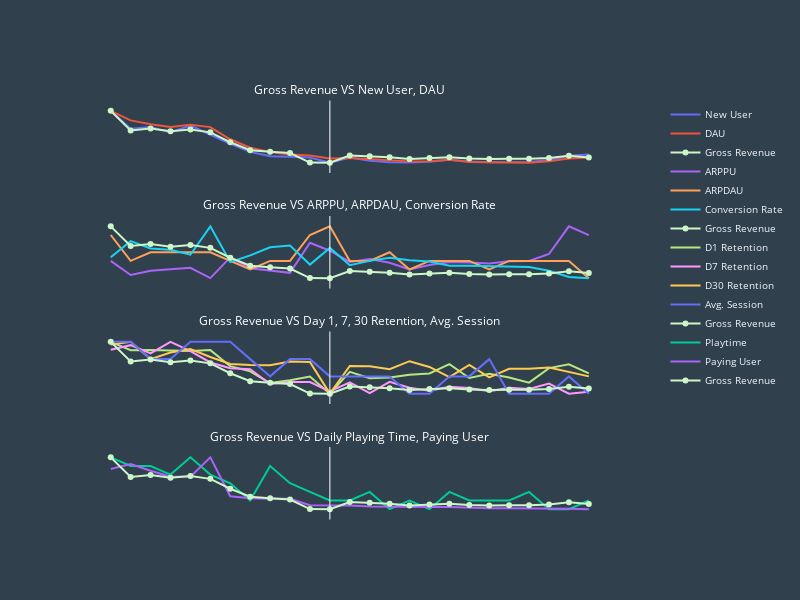

The cell this chart's notebook holds for it:
### Code cell
df = df_norm_.copy()

fig = make_subplots(specs=[[{"secondary_y": True}], 
                           [{"secondary_y": True}], 
                           [{"secondary_y": True}],
                           [{"secondary_y": True}]],
                    subplot_titles=("Gross Revenue VS New User, DAU", 
                                    "Gross Revenue VS ARPPU, ARPDAU, Conversion Rate", 
                                    "Gross Revenue VS Day 1, 7, 30 Retention, Avg. Session",
                                    "Gross Revenue VS Daily Playing Time, Paying User"),
                    rows=4,
                    cols=1,
                    shared_xaxes=True, 
                    vertical_spacing=0.1)

fig.append_trace(go.Scatter(y=df['New User'], x=df['index'], name='New User'),
              row=1,
              col=1)


fig.append_trace(go.Scatter(y=df['DAU'], x=df['index'], name='DAU'),
              row=1,
              col=1)



fig.append_trace(go.Scatter(y=df['Gross Revenue'],
                         x=df['index'],
                         name='Gross Revenue',
                         mode='lines+markers',
                         line=dict(color='#ccf6c8')),
              row=1,
              col=1)



fig.append_trace(go.Scatter(y=df['ARPPU'], x=df['index'], name='ARPPU'),
              row=2,
              col=1)

fig.append_trace(go.Scatter(y=df['ARPDAU'], x=df['index'], name='ARPDAU'),
              row=2,
              col=1)

fig.append_trace(go.Scatter(y=df['Conversion Rate'], x=df['index'], name='Conversion Rate'),
              row=2,
              col=1)



fig.append_trace(go.Scatter(y=df['Gross Revenue'],
                         x=df['index'],
                         name='Gross Revenue',
                         mode='lines+markers',
                         line=dict(color='#ccf6c8')),
              row=2,
              col=1)

fig.append_trace(go.Scatter(y=df['D1 Retention'], x=df['index'], name='D1 Retention'),
              row=3,
              col=1)

fig.append_trace(go.Scatter(y=df['D7 Retention'], x=df['index'], name='D7 Retention'),
              row=3,
              col=1)
                 
fig.append_trace(go.Scatter(y=df['D30 Retention'], x=df['index'], name='D30 Retention'),
              row=3,
              col=1)

fig.append_trace(go.Scatter(y=df['Avg. Session'], x=df['index'], name='Avg. Session'),
              row=3,
              col=1)

fig.append_trace(go.Scatter(y=df['Gross Revenue'],
                         x=df['index'],
                         name='Gross Revenue',
                         mode='lines+markers',
                         line=dict(color='#ccf6c8')),
              row=3,
              col=1)

fig.append_trace(go.Scatter(y=df['Playtime'], x=df['index'], name='Playtime'),
              row=4,
              col=1)

fig.append_trace(go.Scatter(y=df['Paying User'], x=df['index'], name='Paying User'),
              row=4,
              col=1)

fig.append_trace(go.Scatter(y=df['Gross Revenue'],
                         x=df['index'],
                         name='Gross Revenue',
                         mode='lines+markers',
                         line=dict(color='#ccf6c8')),
              row=4,
              col=1)

fig.add_shape(type="line",
    x0='Dec-17', y0=-0.2, x1='Dec-17', y1=1.2,
    line=dict(color="white",width=1), row=1, col=1
)

fig.add_shape(type="line",
    x0='Dec-17', y0=-0.2, x1='Dec-17', y1=1.2,
    line=dict(color="white",width=1), row=2, col=1
)

fig.add_shape(type="line",
    x0='Dec-17', y0=-0.2, x1='Dec-17', y1=1.2,
    line=dict(color="white",width=1), row=3, col=1
)

fig.add_shape(type="line",
    x0='Dec-17', y0=-0.2, x1='Dec-17', y1=1.2,
    line=dict(color="white",width=1), row=4, col=1
)

for i in fig['layout']['annotations']:
    i['font'] = dict(size=12,color='#ffffff')

fig.update_layout(template='custom_dark',
                  hovermode='x',
                  xaxis=dict(showgrid=False, visible=False),
                  xaxis2=dict(showgrid=False, visible=False),
                  xaxis3=dict(showgrid=False, visible=False),
                  xaxis4=dict(showgrid=False, visible=False),
                  yaxis=dict(showgrid=False, visible=False),
                  yaxis2=dict(showgrid=False, visible=False),
                  yaxis3=dict(showgrid=False, visible=False),
                  yaxis4=dict(showgrid=False, visible=False),
                  yaxis5=dict(showgrid=False, visible=False),
                  yaxis6=dict(showgrid=False, visible=False),
                  yaxis7=dict(showgrid=False, visible=False),
                  yaxis8=dict(showgrid=False, visible=False),
                  height=600,
                  width=800,
                  legend=dict(font=dict(size=10)))

### Figure 1 — Plotly figure (JSON) as saved in the notebook; plotly's stock layout.template omitted (floating-point values rounded to 4 significant figures)
{"data": [{"name": "New User", "type": "scatter", "x": ["Jan-17", "Feb-17", "Mar-17", "Apr-17", "May-17", "Jun-17", "Jul-17", "Aug-17", "Sep-17", "Oct-17", "Nov-17", "Dec-17", "Jan-18", "Feb-18", "Mar-18", "Apr-18", "May-18", "Jun-18", "Jul-18", "Aug-18", "Sep-18", "Oct-18", "Nov-18", "Dec-18", "Jan-19"], "xaxis": "x", "y": [1, 0.6533, 0.6901, 0.585, 0.7172, 0.5371, 0.3651, 0.2074, 0.1246, 0.1122, 0.1005, 0, 0.1009, 0.0343, 0.007904, 0.005022, 0.01955, 0.05698, 0.01978, 0.007582, 0.01162, 0.01472, 0.05115, 0.1333, 0.1591], "yaxis": "y"}, {"name": "DAU", "type": "scatter", "x": ["Jan-17", "Feb-17", "Mar-17", "Apr-17", "May-17", "Jun-17", "Jul-17", "Aug-17", "Sep-17", "Oct-17", "Nov-17", "Dec-17", "Jan-18", "Feb-18", "Mar-18", "Apr-18", "May-18", "Jun-18", "Jul-18", "Aug-18", "Sep-18", "Oct-18", "Nov-18", "Dec-18", "Jan-19"], "xaxis": "x", "y": [1, 0.8166, 0.7402, 0.6897, 0.7331, 0.6858, 0.452, 0.2874, 0.2065, 0.1583, 0.1397, 0.07909, 0.09008, 0.0664, 0.02932, 0.02035, 0.02527, 0.05453, 0.01373, 0.002133, 0.001422, 0, 0.02893, 0.08144, 0.09708], "yaxis": "y"}, {"line": {"color": "#ccf6c8"}, "mode": "lines+markers", "name": "Gross Revenue", "type": "scatter", "x": ["Jan-17", "Feb-17", "Mar-17", "Apr-17", "May-17", "Jun-17", "Jul-17", "Aug-17", "Sep-17", "Oct-17", "Nov-17", "Dec-17", "Jan-18", "Feb-18", "Mar-18", "Apr-18", "May-18", "Jun-18", "Jul-18", "Aug-18", "Sep-18", "Oct-18", "Nov-18", "Dec-18", "Jan-19"], "xaxis": "x", "y": [1, 0.6211, 0.661, 0.6077, 0.6413, 0.5846, 0.3937, 0.2397, 0.2106, 0.1865, 0.0005998, 0, 0.136, 0.1251, 0.1055, 0.07068, 0.09082, 0.1023, 0.07921, 0.06856, 0.07518, 0.07596, 0.09137, 0.131, 0.0981], "yaxis": "y"}, {"name": "ARPPU", "type": "scatter", "x": ["Jan-17", "Feb-17", "Mar-17", "Apr-17", "May-17", "Jun-17", "Jul-17", "Aug-17", "Sep-17", "Oct-17", "Nov-17", "Dec-17", "Jan-18", "Feb-18", "Mar-18", "Apr-18", "May-18", "Jun-18", "Jul-18", "Aug-18", "Sep-18", "Oct-18", "Nov-18", "Dec-18", "Jan-19"], "xaxis": "x2", "y": [0.3333, 0.06, 0.1422, 0.1778, 0.2, 0, 0.4, 0.1911, 0.1533, 0.1022, 0.6844, 0.5289, 0.3133, 0.3711, 0.2978, 0.1667, 0.2533, 0.3111, 0.3044, 0.2844, 0.3244, 0.3311, 0.4667, 1, 0.8311], "yaxis": "y3"}, {"name": "ARPDAU", "type": "scatter", "x": ["Jan-17", "Feb-17", "Mar-17", "Apr-17", "May-17", "Jun-17", "Jul-17", "Aug-17", "Sep-17", "Oct-17", "Nov-17", "Dec-17", "Jan-18", "Feb-18", "Mar-18", "Apr-18", "May-18", "Jun-18", "Jul-18", "Aug-18", "Sep-18", "Oct-18", "Nov-18", "Dec-18", "Jan-19"], "xaxis": "x2", "y": [0.8333, 0.3333, 0.5, 0.5, 0.5, 0.5, 0.3333, 0.1667, 0.3333, 0.3333, 0.8333, 1, 0.3333, 0.3333, 0.5, 0.1667, 0.3333, 0.3333, 0.3333, 0.1667, 0.3333, 0.3333, 0.3333, 0.3333, 0], "yaxis": "y3"}, {"name": "Conversion Rate", "type": "scatter", "x": ["Jan-17", "Feb-17", "Mar-17", "Apr-17", "May-17", "Jun-17", "Jul-17", "Aug-17", "Sep-17", "Oct-17", "Nov-17", "Dec-17", "Jan-18", "Feb-18", "Mar-18", "Apr-18", "May-18", "Jun-18", "Jul-18", "Aug-18", "Sep-18", "Oct-18", "Nov-18", "Dec-18", "Jan-19"], "xaxis": "x2", "y": [0.4048, 0.7143, 0.5714, 0.5476, 0.4524, 1, 0.3095, 0.4405, 0.5952, 0.631, 0.2619, 0.5833, 0.25, 0.3333, 0.3929, 0.3452, 0.3214, 0.2381, 0.2381, 0.2262, 0.2262, 0.2143, 0.1429, 0.02381, 0], "yaxis": "y3"}, {"line": {"color": "#ccf6c8"}, "mode": "lines+markers", "name": "Gross Revenue", "type": "scatter", "x": ["Jan-17", "Feb-17", "Mar-17", "Apr-17", "May-17", "Jun-17", "Jul-17", "Aug-17", "Sep-17", "Oct-17", "Nov-17", "Dec-17", "Jan-18", "Feb-18", "Mar-18", "Apr-18", "May-18", "Jun-18", "Jul-18", "Aug-18", "Sep-18", "Oct-18", "Nov-18", "Dec-18", "Jan-19"], "xaxis": "x2", "y": [1, 0.6211, 0.661, 0.6077, 0.6413, 0.5846, 0.3937, 0.2397, 0.2106, 0.1865, 0.0005998, 0, 0.136, 0.1251, 0.1055, 0.07068, 0.09082, 0.1023, 0.07921, 0.06856, 0.07518, 0.07596, 0.09137, 0.131, 0.0981], "yaxis": "y3"}, {"name": "D1 Retention", "type": "scatter", "x": ["Jan-17", "Feb-17", "Mar-17", "Apr-17", "May-17", "Jun-17", "Jul-17", "Aug-17", "Sep-17", "Oct-17", "Nov-17", "Dec-17", "Jan-18", "Feb-18", "Mar-18", "Apr-18", "May-18", "Jun-18", "Jul-18", "Aug-18", "Sep-18", "Oct-18", "Nov-18", "Dec-18", "Jan-19"], "xaxis": "x3", "y": [1, 0.8375, 0.8449, 0.8405, 0.8227, 0.8405, 0.5303, 0.4313, 0.2038, 0.257, 0.3294, 0, 0.4195, 0.2984, 0.3131, 0.3648, 0.39, 0.5687, 0.3013, 0.3826, 0.3117, 0.2127, 0.4934, 0.5657, 0.3929], "yaxis": "y5"}, {"name": "D7 Retention", "type": "scatter", "x": ["Jan-17", "Feb-17", "Mar-17", "Apr-17", "May-17", "Jun-17", "Jul-17", "Aug-17", "Sep-17", "Oct-17", "Nov-17", "Dec-17", "Jan-18", "Feb-18", "Mar-18", "Apr-18", "May-18", "Jun-18", "Jul-18", "Aug-18", "Sep-18", "Oct-18", "Nov-18", "Dec-18", "Jan-19"], "xaxis": "x3", "y": [0.8459, 0.936, 0.7762, 1, 0.8227, 0.6017, 0.4913, 0.4709, 0.186, 0.2238, 0.2238, 0.0436, 0.218, 0.01163, 0.2267, 0.1134, 0.05814, 0.1308, 0.1076, 0.04651, 0.1134, 0.09012, 0.1948, 0, 0.03779], "yaxis": "y5"}, {"name": "D30 Retention", "type": "scatter", "x": ["Jan-17", "Feb-17", "Mar-17", "Apr-17", "May-17", "Jun-17", "Jul-17", "Aug-17", "Sep-17", "Oct-17", "Nov-17", "Dec-17", "Jan-18", "Feb-18", "Mar-18", "Apr-18", "May-18", "Jun-18", "Jul-18", "Aug-18", "Sep-18", "Oct-18", "Nov-18", "Dec-18", "Jan-19"], "xaxis": "x3", "y": [0.9467, 1, 0.6667, 0.7956, 0.8622, 0.7067, 0.5733, 0.5511, 0.5467, 0.6222, 0.6133, 0, 0.5333, 0.5289, 0.4711, 0.6267, 0.5156, 0.32, 0.5556, 0.3156, 0.48, 0.48, 0.5067, 0.4178, 0.3333], "yaxis": "y5"}, {"name": "Avg. Session", "type": "scatter", "x": ["Jan-17", "Feb-17", "Mar-17", "Apr-17", "May-17", "Jun-17", "Jul-17", "Aug-17", "Sep-17", "Oct-17", "Nov-17", "Dec-17", "Jan-18", "Feb-18", "Mar-18", "Apr-18", "May-18", "Jun-18", "Jul-18", "Aug-18", "Sep-18", "Oct-18", "Nov-18", "Dec-18", "Jan-19"], "xaxis": "x3", "y": [1, 1, 0.6667, 0.6667, 1, 1, 1, 0.6667, 0.3333, 0.6667, 0.6667, 0.3333, 0.3333, 0.3333, 0.3333, 0, 0, 0.3333, 0.3333, 0.6667, 0, 0, 0, 0.3333, 0], "yaxis": "y5"}, {"line": {"color": "#ccf6c8"}, "mode": "lines+markers", "name": "Gross Revenue", "type": "scatter", "x": ["Jan-17", "Feb-17", "Mar-17", "Apr-17", "May-17", "Jun-17", "Jul-17", "Aug-17", "Sep-17", "Oct-17", "Nov-17", "Dec-17", "Jan-18", "Feb-18", "Mar-18", "Apr-18", "May-18", "Jun-18", "Jul-18", "Aug-18", "Sep-18", "Oct-18", "Nov-18", "Dec-18", "Jan-19"], "xaxis": "x3", "y": [1, 0.6211, 0.661, 0.6077, 0.6413, 0.5846, 0.3937, 0.2397, 0.2106, 0.1865, 0.0005998, 0, 0.136, 0.1251, 0.1055, 0.07068, 0.09082, 0.1023, 0.07921, 0.06856, 0.07518, 0.07596, 0.09137, 0.131, 0.0981], "yaxis": "y5"}, {"name": "Playtime", "type": "scatter", "x": ["Jan-17", "Feb-17", "Mar-17", "Apr-17", "May-17", "Jun-17", "Jul-17", "Aug-17", "Sep-17", "Oct-17", "Nov-17", "Dec-17", "Jan-18", "Feb-18", "Mar-18", "Apr-18", "May-18", "Jun-18", "Jul-18", "Aug-18", "Sep-18", "Oct-18", "Nov-18", "Dec-18", "Jan-19"], "xaxis": "x4", "y": [1, 0.8333, 0.8333, 0.6667, 1, 0.6667, 0.5, 0.1667, 0.8333, 0.5, 0.3333, 0.1667, 0.1667, 0.3333, 0, 0.1667, 0, 0.3333, 0.1667, 0.1667, 0.1667, 0.3333, 0, 0, 0.1667], "yaxis": "y7"}, {"name": "Paying User", "type": "scatter", "x": ["Jan-17", "Feb-17", "Mar-17", "Apr-17", "May-17", "Jun-17", "Jul-17", "Aug-17", "Sep-17", "Oct-17", "Nov-17", "Dec-17", "Jan-18", "Feb-18", "Mar-18", "Apr-18", "May-18", "Jun-18", "Jul-18", "Aug-18", "Sep-18", "Oct-18", "Nov-18", "Dec-18", "Jan-19"], "xaxis": "x4", "y": [0.7767, 0.8707, 0.7415, 0.624, 0.6275, 1, 0.2479, 0.2127, 0.2009, 0.2021, 0.07403, 0.07403, 0.07168, 0.05288, 0.04818, 0.03643, 0.0423, 0.04348, 0.02468, 0.01763, 0.0188, 0.0188, 0.01763, 0.007051, 0], "yaxis": "y7"}, {"line": {"color": "#ccf6c8"}, "mode": "lines+markers", "name": "Gross Revenue", "type": "scatter", "x": ["Jan-17", "Feb-17", "Mar-17", "Apr-17", "May-17", "Jun-17", "Jul-17", "Aug-17", "Sep-17", "Oct-17", "Nov-17", "Dec-17", "Jan-18", "Feb-18", "Mar-18", "Apr-18", "May-18", "Jun-18", "Jul-18", "Aug-18", "Sep-18", "Oct-18", "Nov-18", "Dec-18", "Jan-19"], "xaxis": "x4", "y": [1, 0.6211, 0.661, 0.6077, 0.6413, 0.5846, 0.3937, 0.2397, 0.2106, 0.1865, 0.0005998, 0, 0.136, 0.1251, 0.1055, 0.07068, 0.09082, 0.1023, 0.07921, 0.06856, 0.07518, 0.07596, 0.09137, 0.131, 0.0981], "yaxis": "y7"}], "layout": {"annotations": [{"font": {"color": "#ffffff", "size": 12}, "showarrow": false, "text": "Gross Revenue VS New User, DAU", "x": 0.47, "xanchor": "center", "xref": "paper", "y": 1, "yanchor": "bottom", "yref": "paper"}, {"font": {"color": "#ffffff", "size": 12}, "showarrow": false, "text": "Gross Revenue VS ARPPU, ARPDAU, Conversion Rate", "x": 0.47, "xanchor": "center", "xref": "paper", "y": 0.725, "yanchor": "bottom", "yref": "paper"}, {"font": {"color": "#ffffff", "size": 12}, "showarrow": false, "text": "Gross Revenue VS Day 1, 7, 30 Retention, Avg. Session", "x": 0.47, "xanchor": "center", "xref": "paper", "y": 0.45, "yanchor": "bottom", "yref": "paper"}, {"font": {"color": "#ffffff", "size": 12}, "showarrow": false, "text": "Gross Revenue VS Daily Playing Time, Paying User", "x": 0.47, "xanchor": "center", "xref": "paper", "y": 0.175, "yanchor": "bottom", "yref": "paper"}], "height": 600, "hovermode": "x", "legend": {"font": {"size": 10}}, "shapes": [{"line": {"color": "white", "width": 1}, "type": "line", "x0": "Dec-17", "x1": "Dec-17", "xref": "x", "y0": -0.2, "y1": 1.2, "yref": "y"}, {"line": {"color": "white", "width": 1}, "type": "line", "x0": "Dec-17", "x1": "Dec-17", "xref": "x2", "y0": -0.2, "y1": 1.2, "yref": "y3"}, {"line": {"color": "white", "width": 1}, "type": "line", "x0": "Dec-17", "x1": "Dec-17", "xref": "x3", "y0": -0.2, "y1": 1.2, "yref": "y5"}, {"line": {"color": "white", "width": 1}, "type": "line", "x0": "Dec-17", "x1": "Dec-17", "xref": "x4", "y0": -0.2, "y1": 1.2, "yref": "y7"}], "width": 800, "xaxis": {"anchor": "y", "domain": [0, 0.94], "matches": "x4", "showgrid": false, "showticklabels": false, "visible": false}, "xaxis2": {"anchor": "y3", "domain": [0, 0.94], "matches": "x4", "showgrid": false, "showticklabels": false, "visible": false}, "xaxis3": {"anchor": "y5", "domain": [0, 0.94], "matches": "x4", "showgrid": false, "showticklabels": false, "visible": false}, "xaxis4": {"anchor": "y7", "domain": [0, 0.94], "showgrid": false, "visible": false}, "yaxis": {"anchor": "x", "domain": [0.825, 1], "showgrid": false, "visible": false}, "yaxis2": {"anchor": "x", "overlaying": "y", "showgrid": false, "side": "right", "visible": false}, "yaxis3": {"anchor": "x2", "domain": [0.55, 0.725], "showgrid": false, "visible": false}, "yaxis4": {"anchor": "x2", "overlaying": "y3", "showgrid": false, "side": "right", "visible": false}, "yaxis5": {"anchor": "x3", "domain": [0.275, 0.45], "showgrid": false, "visible": false}, "yaxis6": {"anchor": "x3", "overlaying": "y5", "showgrid": false, "side": "right", "visible": false}, "yaxis7": {"anchor": "x4", "domain": [0, 0.175], "showgrid": false, "visible": false}, "yaxis8": {"anchor": "x4", "overlaying": "y7", "showgrid": false, "side": "right", "visible": false}}}
